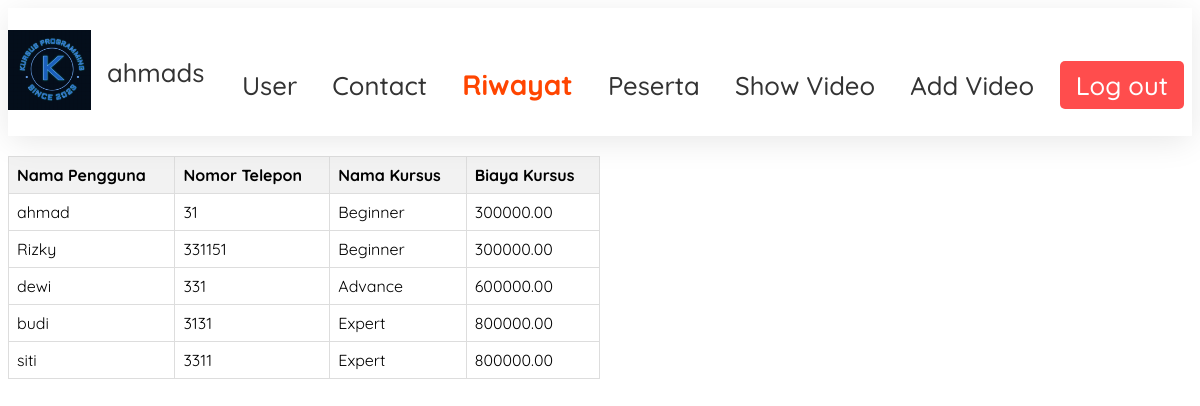
The app's page /admin/bukti_riwayat.php (signed in) with its own data.
### tables this page shows
CREATE TABLE `transaksi` (
  `id_transaksi` int(11) NOT NULL,
  `nomor_telepon` int(11) DEFAULT NULL,
  `id_kursus` int(11) DEFAULT NULL
);

CREATE TABLE `peserta` (
  `nomor_telepon` int(11) NOT NULL,
  `nama_pengguna` varchar(255) DEFAULT NULL,
  `id_pengguna` int(11) DEFAULT NULL,
  `id_kursus` int(11) DEFAULT NULL
);

CREATE TABLE `kursus` (
  `id_kursus` int(11) NOT NULL,
  `nama_kursus` varchar(255) DEFAULT NULL,
  `durasi_kursus` int(11) DEFAULT NULL,
  `biaya_kursus` decimal(10,2) DEFAULT NULL,
  `deskripsi_kursus` text DEFAULT NULL
);

### admin/bukti_riwayat.php (the view, shortened to what this page needs)
<?php
if (isset($_SESSION['username'])) {
    $username = $_SESSION['username'];
} else {
    header("Location: ../login.php");
    exit();
}
?>
<!DOCTYPE html>
<html lang="en">
<head>
    <link rel="stylesheet" href="css/riwayat.css">
</head>
<body>
<header id="header">
      <div class="header-content-div">
      <div class="logo-and-username">
            <a href="#home-sec">
                <img src="../img/Screenshot 2024-02-21 214242.png" alt="Company Logo" id="header-img" />
            </a>
            <span id="username"><?php echo $username; ?></span>
        </div>
        <nav id="nav-bar">
            <a href="admin.php" class="nav-link">User</a>
            <a href="comment.php" class="nav-link">Contact</a>
            <a href="bukti_riwayat.php" class="nav-link" id="active">Riwayat</a>
            <a href="peserta.php" class="nav-link">Peserta</a>
            <a href="show_video.php" class="nav-link">Show Video</a>
            <a href="add_video.php" class="nav-link">Add Video</a>
            <a href="../index.php" class="nav-link" id="log-out">Log out</a>
        </nav>
      </div>
    </header>
<table
    <thead>
        <tr>
            <th>Nama Pengguna</th>
            <th>Nomor Telepon </th>
            <th>Nama Kursus</th>
            <th>Biaya Kursus</th>
        </tr>
    <tbody>
    <?php
$servername = "localhost";
$db_username = "root";
$db_password = "";
$dbname = "kursus";
$conn = new mysqli($servername, $db_username, $db_password, $dbname);
            $sql = "SELECT peserta.nama_pengguna, transaksi.nomor_telepon, kursus.nama_kursus, kursus.biaya_kursus
                    FROM transaksi
                    INNER JOIN peserta ON transaksi.nomor_telepon = peserta.nomor_telepon
                    INNER JOIN kursus ON transaksi.id_kursus = kursus.id_kursus";
            $result = $conn->query($sql);
            if ($result->num_rows > 0) {
                while($row = $result->fetch_assoc()) {
                    echo "<tr>";
                    echo "<td>" . $row["nama_pengguna"]. "</td>";
                    echo "<td>" . $row["nomor_telepon"]. "</td>";
                    echo "<td>" . $row["nama_kursus"]. "</td>";
                    echo "<td>" . $row["biaya_kursus"]. "</td>";
                    echo "</tr>";
                }
            } else {
                echo "<tr><td colspan='4'>Tidak ada data transaksi</td></tr>";
            }
        ?>
    </tbody>
</table>
</body>
</html>

### admin/css/riwayat.css (style rules this page uses)
#header { height: max-content; font-family: "Quicksand", sans-serif; width: 100%; background-color: white; padding: 1rem 0; position: sticky; z-index: 99; top: 0; left: 0; box-shadow: 0 6px 31px -2px rgba(0, 0, 0, 0.1); }
.header-content-div { max-width: 95rem; width: auto; margin: 0 auto; display: flex; justify-content: space-between; align-items: center; }
#header-img { height: 5rem; width: auto; }
nav { position: relative; top: 0.8rem; display: flex; align-items: center; font-size: 1.6rem; font-weight: 500; padding: 1.5rem 0; font-family: "Quicksand" sans-serif; }
.nav-link { text-decoration: none; color: #333; margin: 0 0.5rem; padding: 0 0.6rem; transition: border-bottom 0.2s; }
#log-out { background-color: #ff4d4d; color: white; padding: 0.5rem 1rem; border-radius: 5px; transition: background-color 0.3s ease, color 0.3s ease; }
.logo-and-username { display: flex; align-items: center; }
#username { font-size: 1.6rem; font-weight: 500; color: #333; margin-left: 1rem; font-family: "Quicksand", sans-serif; text-align: start; }
table { border-collapse: collapse; width: 50%; margin-top: 20px; font-family: "Quicksand", sans-serif; }
th, td { border: 1px solid #dddddd; text-align: left; padding: 8px; }
th { background-color: #f2f2f2; }
#active { color: orangered; font-size: 28px; font-weight: bold; }

### records on screen
transaksi: nomor_telepon.nama_pengguna "ahmad", nomor_telepon "31", id_kursus.nama_kursus "Beginner", id_kursus.biaya_kursus "300000.00"
transaksi: nomor_telepon.nama_pengguna "Rizky", nomor_telepon "331151", id_kursus.nama_kursus "Beginner", id_kursus.biaya_kursus "300000.00"
transaksi: nomor_telepon.nama_pengguna "dewi", nomor_telepon "331", id_kursus.nama_kursus "Advance", id_kursus.biaya_kursus "600000.00"
transaksi: nomor_telepon.nama_pengguna "budi", nomor_telepon "3131", id_kursus.nama_kursus "Expert", id_kursus.biaya_kursus "800000.00"
transaksi: nomor_telepon.nama_pengguna "siti", nomor_telepon "3311", id_kursus.nama_kursus "Expert", id_kursus.biaya_kursus "800000.00"

### other values on screen
$username "ahmads"
